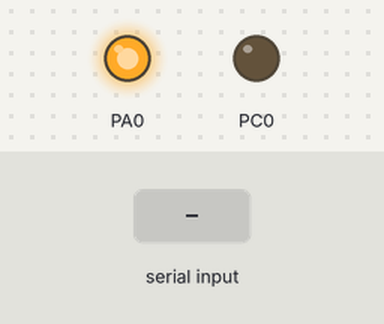
Recording of a program running on a simulated ATmega32, built with avr-gcc and emulated at 11.0592 MHz. Parts: output pins drawn as LEDs (lit = HIGH). The inputs (shaded band) are chosen by the test bench.

Above: at 1.2 s.
1.3 s: "on\n" received over Serial
At 2.3 s:
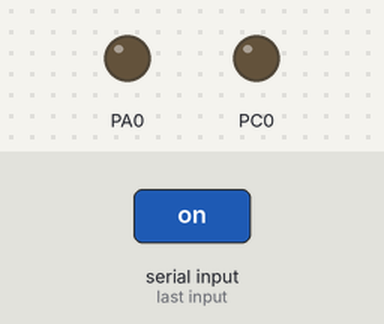
2.8 s: "off\n" received over Serial
At 3.4 s:
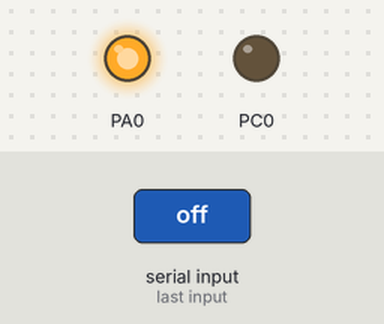
Timing chart, 0 to 5.8 s (numbered marks = the images above; inputs shaded):
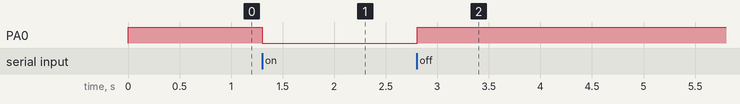

The program:

main.c
```c
#include <avr/io.h>
#include <avr/interrupt.h>
#include <util/delay.h>
#include <string.h>

volatile uint8_t buff[8];
volatile uint8_t led;
volatile uint8_t counter;


void USART_Transmit( unsigned char data )
{
	/* Wait for empty transmit buffer */
	while ( !( UCSRA & (1<<UDRE)) )
		;
	/* Put data into buffer, sends the data */
	UDR = data;
}


ISR (USART_RXC_vect){

	buff[counter++]=UDR;

	if (buff[counter-1] == '\n'){

		counter = 0;
		if (!strncmp(buff, "on", 2))
			led = 1;
		else if (!strncmp(buff, "off", 2))
			led = 0;
		else if (!strncmp(buff, "dupa", 2)){
			USART_Transmit(' ');
			USART_Transmit('c');
			USART_Transmit('h');
			USART_Transmit('y');
			USART_Transmit('b');
			USART_Transmit('a');
			USART_Transmit(' ');
			USART_Transmit('t');
			USART_Transmit('y');
			USART_Transmit(' ');
		}
	}
}


void USART_Init( unsigned int baud )
{
	/* Set baud rate */
	UBRRH = (unsigned char)(baud>>8);
	UBRRL = (unsigned char)baud;
	/* Enable receiver and transmitter */
	UCSRB = (1<<RXEN)|(1<<TXEN)|(1<<RXCIE);
	/* Set frame format: 8data, 2stop bit */
	UCSRC = (1<<URSEL)|(3<<UCSZ0);
}

int main(void){

	USART_Init(71);
	sei();

	DDRD = 0b00000010;
	DDRA = 0b00000001;
	DDRC = 0b00000001;

	while(1){
		if(led)
			PORTA = 0b00000000;
		else
			PORTA = 0b00000001;
	}
}
```

Measured:
- after the input at 1.3 s, PA0: HIGH → LOW at once
- after the input at 2.8 s, PA0: LOW → HIGH at once
